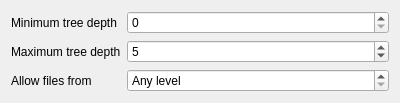
<?xml version="1.0" encoding="UTF-8"?>
<ui version="4.0">
 <class>DeepvalWidget</class>
 <widget class="QWidget" name="DeepvalWidget">
  <property name="geometry">
   <rect>
    <x>0</x>
    <y>0</y>
    <width>400</width>
    <height>101</height>
   </rect>
  </property>
  <property name="windowTitle">
   <string>Check tree depth</string>
  </property>
  <property name="windowIcon">
   <iconset theme="view-sort-ascending">
    <normaloff>.</normaloff>.</iconset>
  </property>
  <layout class="QFormLayout" name="formLayout">
   <property name="fieldGrowthPolicy">
    <enum>QFormLayout::AllNonFixedFieldsGrow</enum>
   </property>
   <property name="rowWrapPolicy">
    <enum>QFormLayout::DontWrapRows</enum>
   </property>
   <property name="labelAlignment">
    <set>Qt::AlignLeading|Qt::AlignLeft|Qt::AlignVCenter</set>
   </property>
   <property name="formAlignment">
    <set>Qt::AlignLeading|Qt::AlignLeft|Qt::AlignVCenter</set>
   </property>
   <item row="0" column="0">
    <widget class="QLabel" name="minLabel">
     <property name="text">
      <string>Minimum tree depth</string>
     </property>
     <property name="buddy">
      <cstring>minSpin</cstring>
     </property>
    </widget>
   </item>
   <item row="0" column="1">
    <widget class="QSpinBox" name="minSpin">
     <property name="minimum">
      <number>0</number>
     </property>
     <property name="maximum">
      <number>5</number>
     </property>
    </widget>
   </item>
   <item row="1" column="0">
    <widget class="QLabel" name="maxLabel">
     <property name="text">
      <string>Maximum tree depth</string>
     </property>
     <property name="buddy">
      <cstring>maxSpin</cstring>
     </property>
    </widget>
   </item>
   <item row="1" column="1">
    <widget class="QSpinBox" name="maxSpin">
     <property name="minimum">
      <number>1</number>
     </property>
     <property name="maximum">
      <number>99</number>
     </property>
     <property name="value">
      <number>5</number>
     </property>
    </widget>
   </item>
   <item row="2" column="0">
    <widget class="QLabel" name="allowLabel">
     <property name="text">
      <string>Allow files from</string>
     </property>
     <property name="buddy">
      <cstring>allowSpin</cstring>
     </property>
    </widget>
   </item>
   <item row="2" column="1">
    <widget class="QSpinBox" name="allowSpin">
     <property name="specialValueText">
      <string>Any level</string>
     </property>
     <property name="suffix">
      <string> level</string>
     </property>
     <property name="minimum">
      <number>-1</number>
     </property>
     <property name="maximum">
      <number>99</number>
     </property>
     <property name="value">
      <number>-1</number>
     </property>
    </widget>
   </item>
  </layout>
 </widget>
 <tabstops>
  <tabstop>minSpin</tabstop>
  <tabstop>maxSpin</tabstop>
  <tabstop>allowSpin</tabstop>
 </tabstops>
 <resources/>
 <connections/>
</ui>
